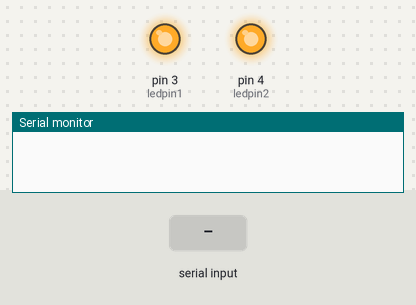
This sketch was run on a simulated Arduino Uno, built with avr-gcc and run on an emulated ATmega328P. On the bench: output pins drawn as LEDs (lit = HIGH), the last lines printed to the serial monitor. The test bench sets the inputs (shaded band).

Above: at 1.2 s.
1.3 s: "1" received over Serial
At 2.4 s:
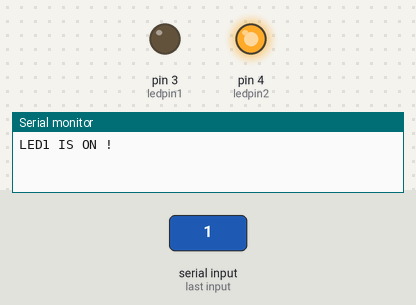
2.8 s: "3" received over Serial
At 3.5 s:
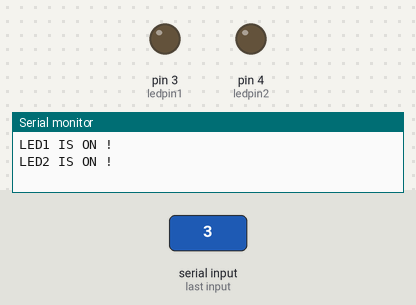
4.3 s: "2" received over Serial
At 4.7 s:
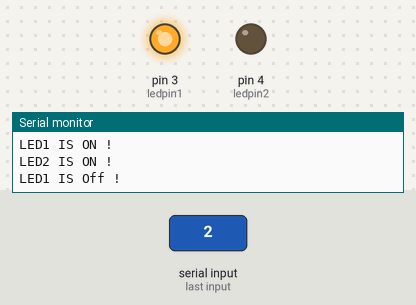
5.8 s: "4" received over Serial
At 7.1 s:
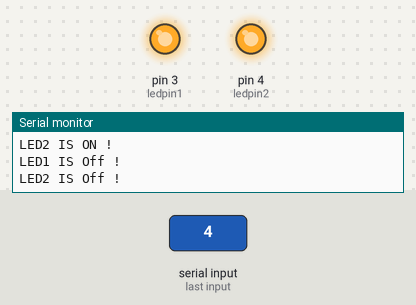
Timing chart, 0 to 8.3 s (numbered marks = the images above; inputs shaded):
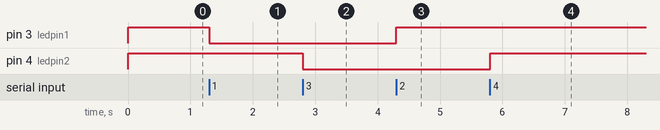

The sketch:

ex27.ino
```cpp
int ledpin1=3; 				// LED1接在D3腳
int ledpin2=4; 				// LED1接在D4腳
int BluetoothData; 			// 藍芽接收資料暫存器
void setup() {
  Serial.begin(38400);
  pinMode(ledpin1,OUTPUT);
  pinMode(ledpin2,OUTPUT);
  digitalWrite(ledpin1,HIGH);            //設定LED1 OFF
  digitalWrite(ledpin2,HIGH);            //設定LED2 OFF
}
void loop() {
   if (Serial.available()){               //如果有串列資料進來
    BluetoothData=Serial.read();          //讀取串列資料
    if(BluetoothData=='1'){  		 //如果讀到的資料是"1"
      digitalWrite(ledpin1,LOW);         //LED1 亮
      Serial.println("LED1 IS ON ! ");
    }
    if (BluetoothData=='2'){  		 //如果讀到的資料是"2"
      digitalWrite(ledpin1,HIGH);        //LED1 暗
      Serial.println("LED1 IS Off ! ");
    }
    if(BluetoothData=='3'){  		//如果讀到的資料是"3"
      digitalWrite(ledpin2,LOW);        //LED2 亮
      Serial.println("LED2 IS ON ! ");
    }
    if (BluetoothData=='4'){  		//如果讀到的資料是"4"
      digitalWrite(ledpin2,HIGH);       //LED2 暗
      Serial.println("LED2 IS Off ! ");
    }
 }
 delay(100);
}
```

Measured:
- after the input at 1.3 s, pin 3 (ledpin1): HIGH → LOW at once
- after the input at 2.8 s, pin 4 (ledpin2): HIGH → LOW at once
- after the input at 4.3 s, pin 3 (ledpin1): LOW → HIGH at once
- after the input at 5.8 s, pin 4 (ledpin2): LOW → HIGH at once
